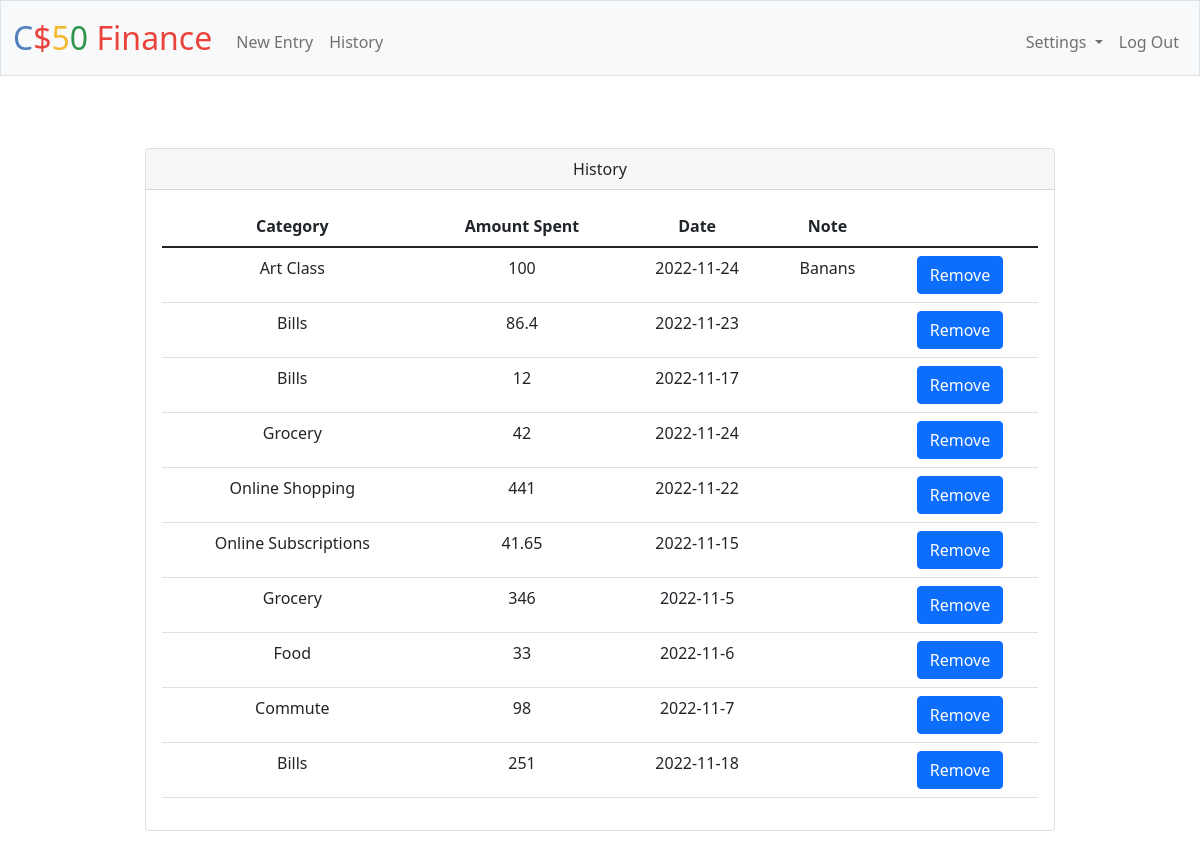
Page /history (signed in) on the earlier database version.
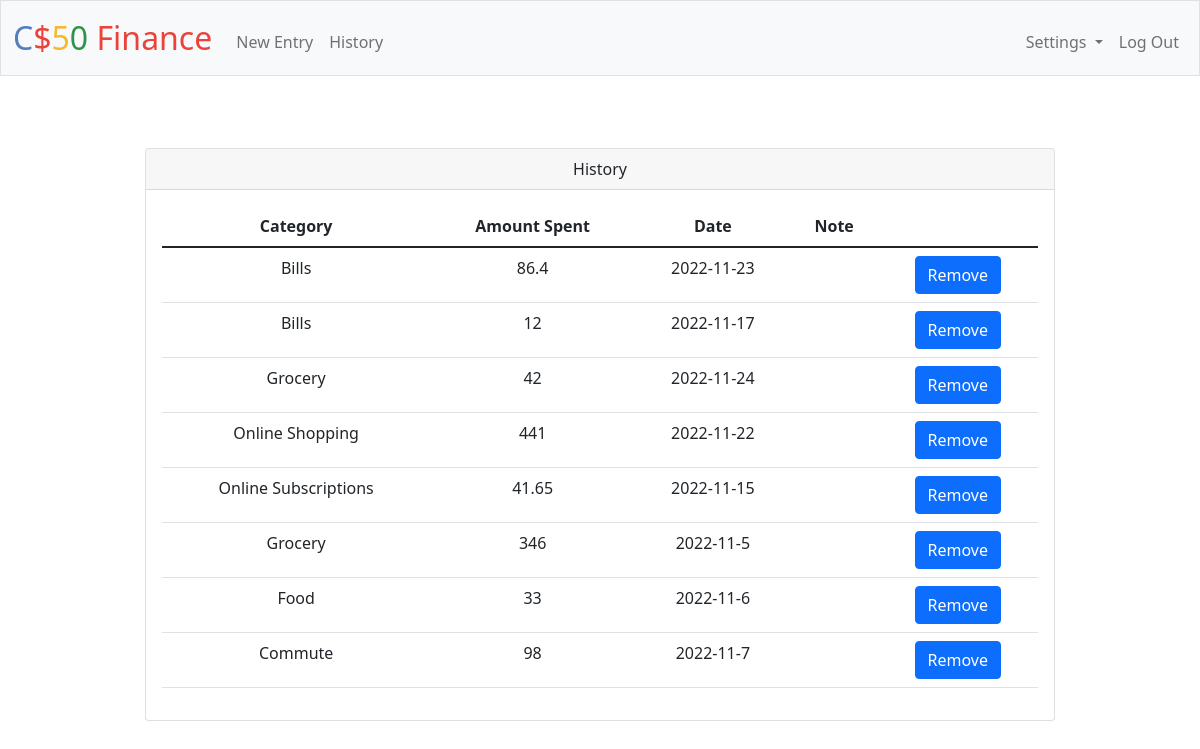
Same page on the later database version.
### tables this page shows
CREATE TABLE entries (
    id INTEGER PRIMARY KEY AUTOINCREMENT NOT NULL,
    amount NUMERIC NOT NULL,
    description TEXT,
    year NUMRIC NOT NULL,
    month NUMRIC NOT NULL,
    day NUMRIC NOT NULL,
    user_id INTEGER NOT NULL,
    category_id INTEGER NOT NULL,
    FOREIGN KEY (user_id) REFERENCES users (id),
    FOREIGN KEY (category_id) REFERENCES categories (id)
);

CREATE TABLE categories (
    id INTEGER PRIMARY KEY AUTOINCREMENT NOT NULL,
    category TEXT NOT NULL,
    user_id INTEGER NOT NULL,
    FOREIGN KEY (user_id) REFERENCES users (id)
);

### app.py (the view)
@app.route("/history", methods=["GET", "POST"])
@login_required
def history():
    if request.method == "POST":
        if request.form['submit_button']:
            id = request.form['submit_button']
            print(id)
            db.execute("DELETE FROM entries WHERE id=?", id)
            return redirect("/history")
        return apology("entry doesn't exist", 400)
    else:
        history = db.execute(""" SELECT amount, description, year, month, day, entries.id, categories.category
                    FROM entries INNER JOIN categories ON category_id = categories.id
                    WHERE entries.user_id=?""", session["user_id"])
        return render_template("history.html", history=history)

### app.py (called while the page is built)
@app.after_request
def after_request(response):
    response.headers["Cache-Control"] = "no-cache, no-store, must-revalidate"
    response.headers["Expires"] = 0
    response.headers["Pragma"] = "no-cache"
    return response

### helpers.py (called while the page is built)
def login_required(f):
    @wraps(f)
    def decorated_function(*args, **kwargs):
        if session.get("user_id") is None:
            return redirect("/login")
        return f(*args, **kwargs)
    return decorated_function

### templates/history.html (shortened to what this page needs)
{% extends "layout.html" %}
{% block main %}
  <div class="container-sm px-4 mt-4">
    <div class="col-xl-10 offset-lg-1">
      <div class="card mb-3">
        <div class="card-header">History</div>
        <div class="card-body">
          <form action="/personal" method="post">
            <table class="table">
              <thead>
                <tr>
                  <th scope="col">Category</th>
                  <th scope="col">Amount Spent</th>
                  <th scope="col">Date</th>
                  <th scope="col">Note</th>
                </tr>
              </thead>
              <tbody>
                <form action="/history" method="post">
                {% for item in history %}
                    <tr>
                      <td>{{item.category|e}}</td>
                      <td>{{item.amount|e}}</td>
                      <td>{{item.year|e}}-{{item.month|e}}-{{item.day|e}}</td>
                      <td>{{item.description|e}}</td>
                      <td><button class="btn btn-primary" type="submit" name="submit_button" value="{{item.id|e}}">Remove</button></td>
                    </tr>
                  {% endfor %}
                </form>
              </tbody>
            </table>
          </form>
        </div>
      </div>
    </div>
  </div>
{% endblock %}

### templates/layout.html (shortened to what this page needs)
<!DOCTYPE html>
<html lang="en">
  <head>
    <link href="https://cdn.jsdelivr.net/npm/bootstrap@5.1.3/dist/css/bootstrap.min.css" rel="stylesheet">
    <link href="/static/styles.css" rel="stylesheet">
  </head>
  <body>
    <nav class="bg-light border navbar navbar-expand-md navbar-light">
      <div class="container-fluid">
        <a class="navbar-brand" href="/"><span class="blue">C</span><span class="red">$</span><span class="yellow">5</span><span class="green">0</span> <span class="red">Finance</span></a>
        <div class="collapse navbar-collapse" id="navbar">
          {% if session["user_id"] %}
            <ul class="navbar-nav me-auto mt-2">
              <li class="nav-item"><a class="nav-link" href="/entry">New Entry</a></li>
              <li class="nav-item"><a class="nav-link" href="/history">History</a></li>
            </ul>
            <ul class="navbar-nav ms-auto mt-2">
              <li class="nav-item dropdown">
                <a class="nav-link dropdown-toggle" href="#" role="button" data-bs-toggle="dropdown" aria-expanded="false">
                  Settings
                </a>
              </li>
              <li class="nav-item"><a class="nav-link" href="/logout">Log Out</a></li>
            </ul>
          {% else %}
            <ul class="navbar-nav ms-auto mt-2">
              <li class="nav-item"><a class="nav-link" href="/register">Register</a></li>
              <li class="nav-item"><a class="nav-link" href="/login">Log In</a></li>
            </ul>
          {% endif %}
        </div>
      </div>
    </nav>
    <main class="container-fluid py-5 text-center">
      {% block main %}{% endblock %}
    </main>
  </body>
</html>

### static/styles.css (style rules this page uses)
nav .navbar-brand { font-size: xx-large; }
nav .navbar-brand .blue { color: #537fbe; }
nav .navbar-brand .red { color: #ea433b; }
nav .navbar-brand .yellow { color: #f5b82e; }
nav .navbar-brand .green { color: #2e944b; }

Differences in the rows shown:
removed entries: category "Art Class", amount "100", year "2022", month "11", day "24", description "Banans", {{ item.id|e }} 1 (drawn)
removed entries: category "Bills", amount "251", year "2022", month "11", day "18"
